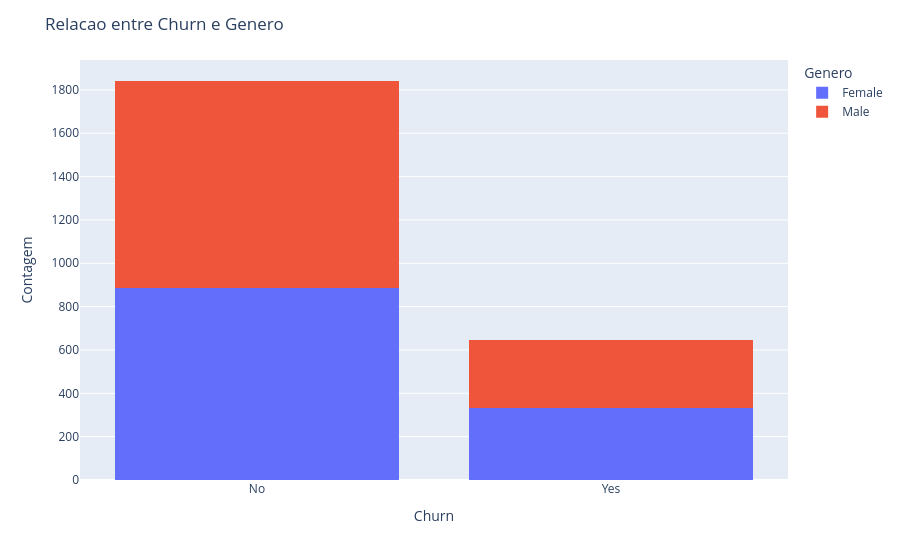

The code cell stored with this chart in its notebook:
### Code cell
# Churn x Genero

fig = px.histogram(df, x='Churn', color='Genero', barmode='stack')

# Layout
fig.update_layout(title='Relacao entre Churn e Genero',
		  xaxis_title='Churn',
		  yaxis_title='Contagem',
		  legend_title='Genero')
fig.show()

### Figure 1 — Plotly figure (JSON) as saved in the notebook; plotly's stock layout.template omitted (floating-point values rounded to 4 significant figures; data arrays with more than 128 entries replaced by an {"elided": "..."} marker saying what was removed)
{"data": [{"alignmentgroup": "True", "bingroup": "x", "hovertemplate": "Genero=Female<br>Churn=%{x}<br>count=%{y}<extra></extra>", "legendgroup": "Female", "marker": {"color": "#636efa", "pattern": {"shape": ""}}, "name": "Female", "offsetgroup": "Female", "orientation": "v", "showlegend": true, "type": "histogram", "x": {"elided": "1219 str values"}, "xaxis": "x", "yaxis": "y"}, {"alignmentgroup": "True", "bingroup": "x", "hovertemplate": "Genero=Male<br>Churn=%{x}<br>count=%{y}<extra></extra>", "legendgroup": "Male", "marker": {"color": "#EF553B", "pattern": {"shape": ""}}, "name": "Male", "offsetgroup": "Male", "orientation": "v", "showlegend": true, "type": "histogram", "x": {"elided": "1269 str values"}, "xaxis": "x", "yaxis": "y"}], "layout": {"autosize": true, "barmode": "stack", "legend": {"title": {"text": "Genero"}, "tracegroupgap": 0}, "margin": {"t": 60}, "title": {"text": "Relacao entre Churn e Genero"}, "xaxis": {"anchor": "y", "autorange": true, "domain": [0, 1], "range": [-0.5, 1.5], "title": {"text": "Churn"}, "type": "category"}, "yaxis": {"anchor": "x", "autorange": true, "domain": [0, 1], "range": [0, 1938.0], "title": {"text": "Contagem"}}}}
